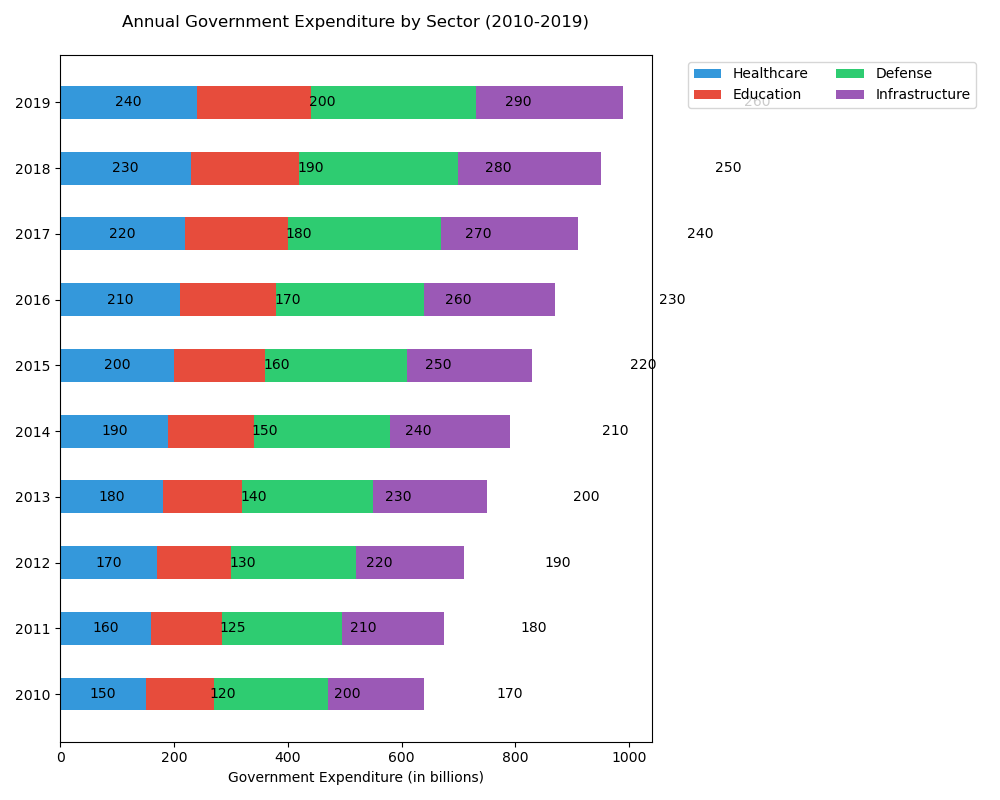

Source code (Python):

import matplotlib.pyplot as plt
import numpy as np

years = np.array(['2010', '2011', '2012', '2013', '2014', '2015', '2016', '2017', '2018', '2019'])
Healthcare = np.array([150, 160, 170, 180, 190, 200, 210, 220, 230, 240])
Education = np.array([120, 125, 130, 140, 150, 160, 170, 180, 190, 200])
Defense = np.array([200, 210, 220, 230, 240, 250, 260, 270, 280, 290])
Infrastructure = np.array([170, 180, 190, 200, 210, 220, 230, 240, 250, 260])

bar_height = 0.5
fig, ax = plt.subplots(figsize=(10, 8))

ax.barh(years, Healthcare, height=bar_height, label='Healthcare', color='#3498db')
ax.barh(years, Education, left=Healthcare, height=bar_height, label='Education', color='#e74c3c')
ax.barh(years, Defense, left=Healthcare+Education, height=bar_height, label='Defense', color='#2ecc71')
ax.barh(years, Infrastructure, left=Healthcare+Education+Defense, height=bar_height, label='Infrastructure', color='#9b59b6')

ax.set_xlabel('Government Expenditure (in billions)')
ax.set_title('Annual Government Expenditure by Sector (2010-2019)', pad=20)
ax.set_yticks(years)
ax.set_yticklabels(years)
ax.legend(ncol=2, bbox_to_anchor=(1.05, 1), loc='upper left')

for i in range(len(years)):
    x_offset = Healthcare[i] / 2
    ax.text(x_offset, years[i], Healthcare[i], ha='center', va='center')
    x_offset += Education[i] / 2 + Healthcare[i]
    ax.text(x_offset, years[i], Education[i], ha='center', va='center')
    x_offset += Defense[i] / 2 + Education[i]
    ax.text(x_offset, years[i], Defense[i], ha='center', va='center')
    x_offset += Infrastructure[i] / 2 + Defense[i]
    ax.text(x_offset, years[i], Infrastructure[i], ha='center', va='center')

plt.tight_layout()
plt.show()
